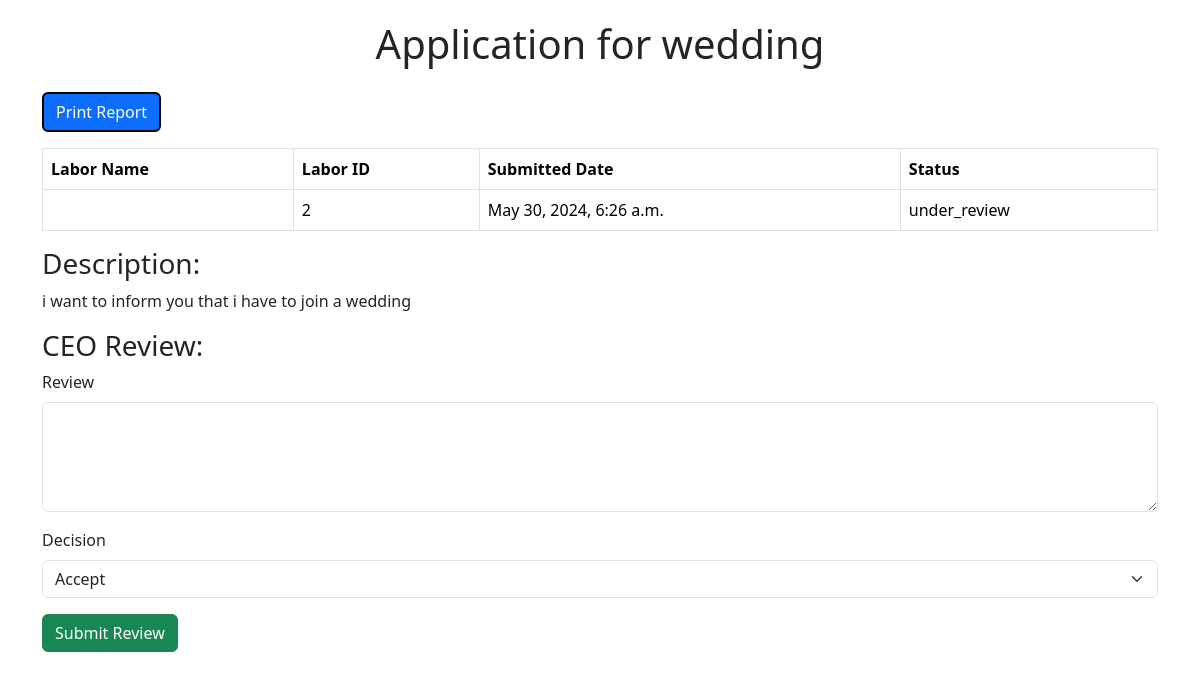
The page /ceo/open_application/2/ on the database as committed earlier.
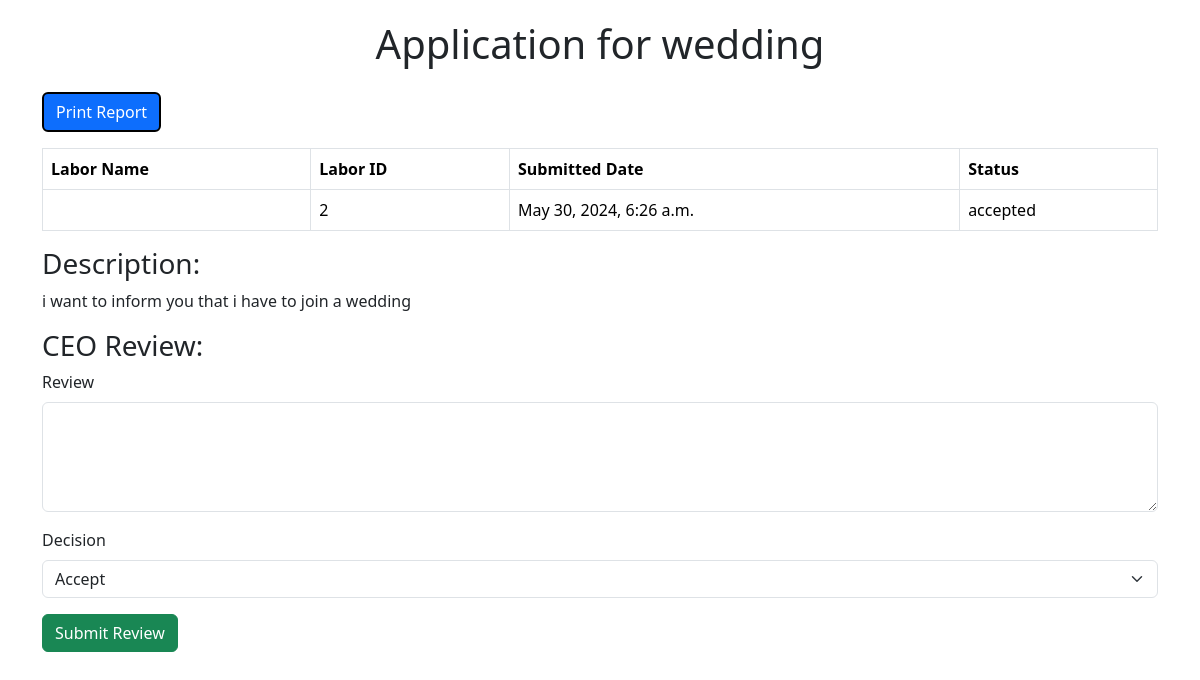
The same page on the database as committed later.
### supervisor/models.py (models this page shows, shortened)
class Application(models.Model):
    STATUS_CHOICES = [
        ('save', 'Saved'),
        ('submitted', 'Submitted'),
        ('under_review', 'Under Review'),
        ('approved', 'Approved'),
        ('rejected', 'Rejected'),
    ]
    labor = models.ForeignKey(Labor, on_delete=models.CASCADE, related_name="applications")
    title = models.CharField(max_length=255)
    app_id = models.CharField(max_length=10,  verbose_name="Application ID")
    description = models.TextField()
    date_submitted = models.DateTimeField(auto_now_add=True)
    status = models.CharField(max_length=20, choices=STATUS_CHOICES, default='save')
    def save(self, *args, **kwargs):
        if not self.app_id:
            self.app_id = self.generate_application_id()
        super(Application, self).save(*args, **kwargs)
    class Meta:
        verbose_name_plural = "Applications"

### ceo/views.py (the view, shortened to what this page needs)
# urls.py: path('open_application/<int:id>/', views.open_application, name='open_application'),
def open_application(request, id):
    application = Application.objects.get(id=id)
    return render(request, 'ceo/open_application.html', context={'application':application})

### ceo/templates/ceo/open_application.html (shortened to what this page needs)
<!DOCTYPE html>
<html lang="en">
<head>
    <link href="https://cdn.jsdelivr.net/npm/bootstrap@5.3.3/dist/css/bootstrap.min.css" rel="stylesheet">
</head>
<body>
    <div class="container report-container">
        <div class="text-center mb-4">
            <h1>{{application.title}}</h1>
        </div>
        <div class="mb-3">
            <button class="btn btn-primary no-print print-button" onclick="window.print()">Print Report</button>
        </div>
        <table class="table table-bordered">
            <thead>
                <tr>
                    <th>Labor Name</th>
                    <th>Labor ID</th>
                    <th>Submitted Date</th>
                    <th>Status</th>
                </tr>
            </thead>
            <tbody>
                <tr>
                    <td><b>{{ labor.username }}</b></td>
                    <td>{{ application.id }}</td>
                    <td>{{ application.date_submitted }}</td>
                    <td>{{ application.status }}</td>
                </tr>
            </tbody>
        </table>
        <div>
            <h3>Description:</h3>
        </div>
        <p>
            {{application.description}}
        </p>
        <div>
            <h3>CEO Review:</h3>
        </div>
        <form method="post" action="{% url 'ceo:open_application' application.id %}">
            <div class="mb-3">
                <label for="review" class="form-label">Review</label>
                <textarea class="form-control" id="review" name="review" rows="4" required></textarea>
            </div>
            <div class="mb-3">
                <label for="decision" class="form-label">Decision</label>
                <select class="form-select" id="decision" name="decision" required>
                    <option value="accepted">Accept</option>
                </select>
            </div>
            <button type="submit" class="btn btn-success">Submit Review</button>
        </form>
    </div>
</body>
</html>

Rows that differ between the two databases and show on the page:
changed Application "Application for wedding": status "under_review" → "accepted"
